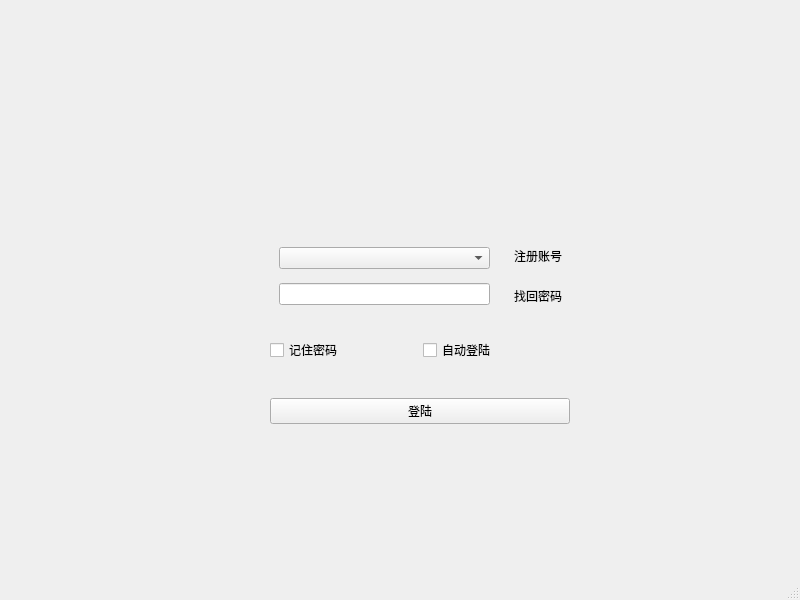
<?xml version="1.0" encoding="UTF-8"?>
<ui version="4.0">
 <class>Login</class>
 <widget class="QMainWindow" name="Login">
  <property name="geometry">
   <rect>
    <x>0</x>
    <y>0</y>
    <width>800</width>
    <height>600</height>
   </rect>
  </property>
  <property name="windowTitle">
   <string>Login</string>
  </property>
  <widget class="QWidget" name="centralwidget">
   <widget class="QLabel" name="label">
    <property name="geometry">
     <rect>
      <x>110</x>
      <y>230</y>
      <width>150</width>
      <height>150</height>
     </rect>
    </property>
    <property name="maximumSize">
     <size>
      <width>150</width>
      <height>150</height>
     </size>
    </property>
    <property name="text">
     <string/>
    </property>
    <property name="pixmap">
     <pixmap resource="img.qrc">:/img/xbl</pixmap>
    </property>
    <property name="scaledContents">
     <bool>true</bool>
    </property>
    <property name="alignment">
     <set>Qt::AlignCenter</set>
    </property>
   </widget>
   <widget class="QWidget" name="widget_3" native="true">
    <property name="geometry">
     <rect>
      <x>270</x>
      <y>230</y>
      <width>301</width>
      <height>92</height>
     </rect>
    </property>
    <layout class="QHBoxLayout" name="horizontalLayout">
     <item>
      <widget class="QWidget" name="widget_2" native="true">
       <layout class="QVBoxLayout" name="verticalLayout">
        <item>
         <widget class="QComboBox" name="comboBox"/>
        </item>
        <item>
         <widget class="QLineEdit" name="lineedit_passwd"/>
        </item>
       </layout>
      </widget>
     </item>
     <item>
      <widget class="QWidget" name="widget" native="true">
       <layout class="QVBoxLayout" name="verticalLayout_2">
        <item>
         <widget class="QLabel" name="label_2">
          <property name="text">
           <string>注册账号</string>
          </property>
          <property name="scaledContents">
           <bool>true</bool>
          </property>
          <property name="alignment">
           <set>Qt::AlignCenter</set>
          </property>
         </widget>
        </item>
        <item>
         <widget class="QLabel" name="label_3">
          <property name="text">
           <string>找回密码</string>
          </property>
          <property name="alignment">
           <set>Qt::AlignCenter</set>
          </property>
         </widget>
        </item>
       </layout>
      </widget>
     </item>
    </layout>
   </widget>
   <widget class="QWidget" name="widget_4" native="true">
    <property name="geometry">
     <rect>
      <x>270</x>
      <y>390</y>
      <width>300</width>
      <height>43</height>
     </rect>
    </property>
    <layout class="QHBoxLayout" name="horizontalLayout_3">
     <item>
      <widget class="QPushButton" name="pushButton_2">
       <property name="text">
        <string>登陆</string>
       </property>
      </widget>
     </item>
    </layout>
   </widget>
   <widget class="QWidget" name="widget_5" native="true">
    <property name="geometry">
     <rect>
      <x>270</x>
      <y>330</y>
      <width>300</width>
      <height>41</height>
     </rect>
    </property>
    <layout class="QHBoxLayout" name="horizontalLayout_2">
     <item>
      <widget class="QCheckBox" name="checkBox">
       <property name="text">
        <string>记住密码</string>
       </property>
      </widget>
     </item>
     <item>
      <widget class="QCheckBox" name="checkBox_2">
       <property name="text">
        <string>自动登陆</string>
       </property>
      </widget>
     </item>
    </layout>
   </widget>
  </widget>
  <widget class="QMenuBar" name="menubar">
   <property name="geometry">
    <rect>
     <x>0</x>
     <y>0</y>
     <width>800</width>
     <height>28</height>
    </rect>
   </property>
  </widget>
  <widget class="QStatusBar" name="statusbar"/>
 </widget>
 <resources>
  <include location="img.qrc"/>
 </resources>
 <connections/>
</ui>
